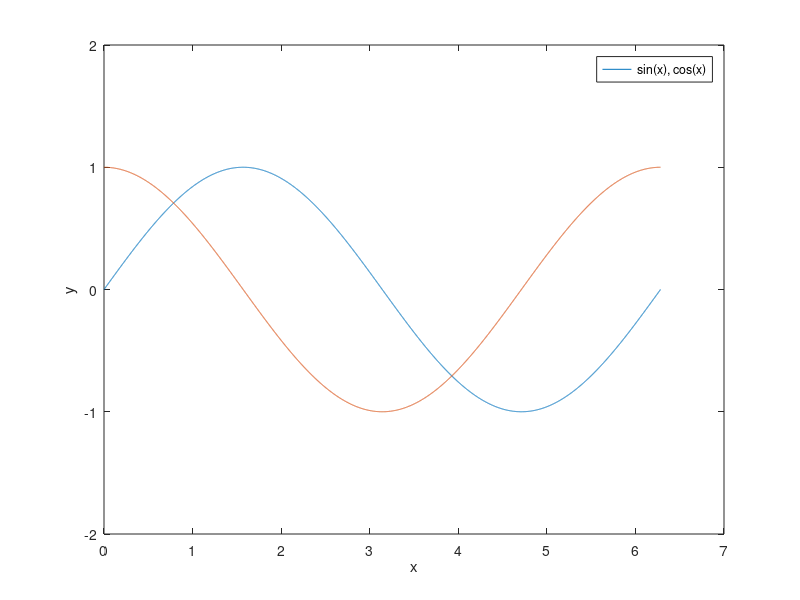

Reproduce this figure in MATLAB.
x1=0:0.001:2*pi;
x2=0:0.001:2*pi;
y1=0:0.001:2*pi;
y2=0:0.001:2*pi;
y1 = sin(x1);
y2 = cos(x2);
plot(x1, y1, x2, y2)
xlim([0, 7])
ylim([-2, 2])
xlabel('x')
ylabel('y')
legend('sin(x), cos(x)');